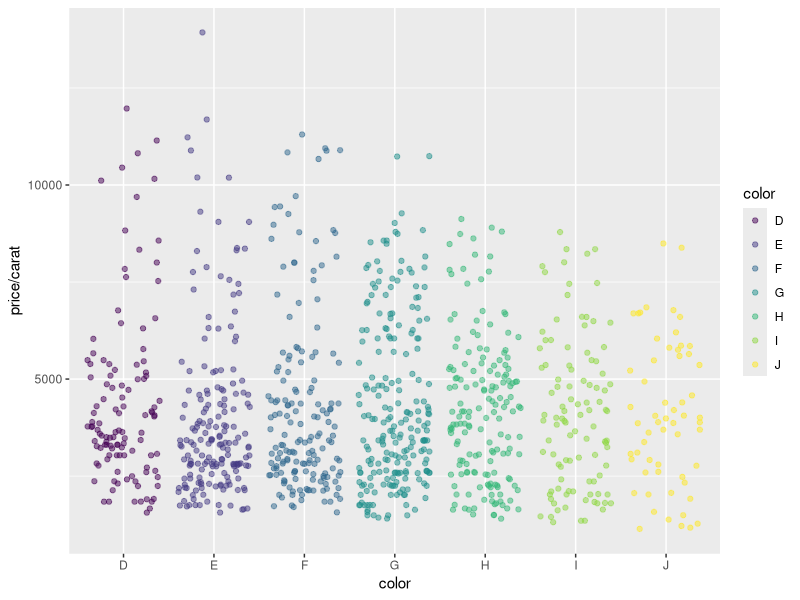
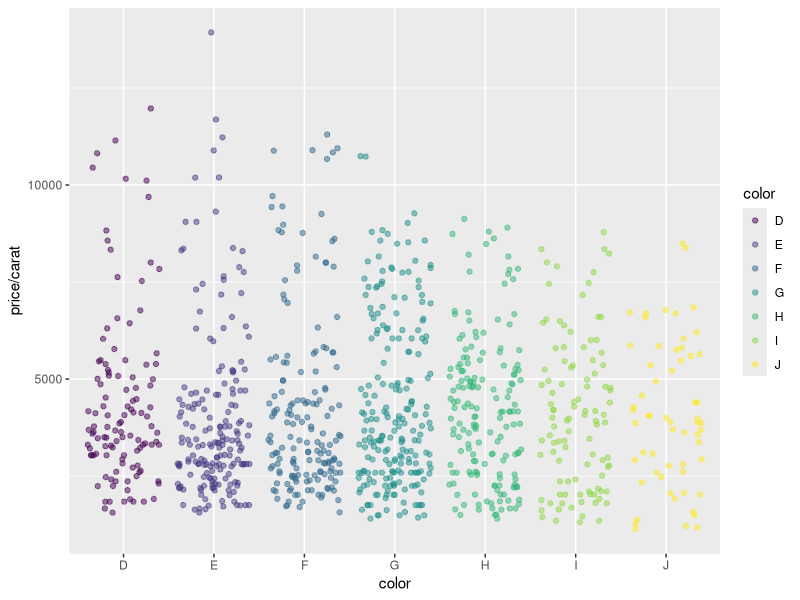

These charts were generated, in order, by the following R code:
## ----install_rmarkdown, eval=FALSE---------------------------------------
## install.packages("rmarkdown")

## ----render_rmarkdown, eval=FALSE, message=FALSE-------------------------
## rmarkdown::render("sample.Rmd", clean=TRUE, output_format=c("pdf_document", "html_document"))
## 

## ----render_commandline, eval=FALSE, message=FALSE, engine="sh"----------
## $ Rscript -e "rmarkdown::render('sample.Rmd', output_format=c('pdf_document', 'html_document'), clean=TRUE)"
## $ Rscript -e "knitr::knit('sample.Rmd', tangle=TRUE)"

## ----render_makefile, eval=FALSE, message=FALSE, engine="sh"-------------
## $ make -B

## ----kable---------------------------------------------------------------
library(knitr)
kable(iris[1:12,])

## ----some_jitter_plot, eval=TRUE-----------------------------------------
library(ggplot2)
dsmall <- diamonds[sample(nrow(diamonds), 1000), ]
ggplot(dsmall, aes(color, price/carat)) + geom_jitter(alpha = I(1 / 2), aes(color=color))

## ----some_custom_inserted_plot, eval=TRUE, warning=FALSE, message=FALSE----
png("myplot.png")
ggplot(dsmall, aes(color, price/carat)) + geom_jitter(alpha = I(1 / 2), aes(color=color))
dev.off()

## ----git_syntax1, eval=FALSE, engine="sh"--------------------------------
## $ git <command> --help

## ----git_syntax2, eval=FALSE, engine="sh"--------------------------------
## $ git init

## ----git_syntax3, eval=FALSE, engine="sh"--------------------------------
## $ git add myfile
## $ git add -A :/ # recursively

## ----git_syntax4, eval=FALSE, engine="sh"--------------------------------
## $ git commit -am "some edits"

## ----git_syntax5, eval=FALSE, engine="sh"--------------------------------
## $ git remote add origin https://github.com/tgirke/myrepos.git

## ----git_syntax6, eval=FALSE, engine="sh"--------------------------------
## $ git push -u origin master

## ----git_syntax7, eval=FALSE, engine="sh"--------------------------------
## $ git clone git@github.com:<user_name>/<repos_name>.git

## ----git_syntax8, eval=FALSE, engine="sh"--------------------------------
## $ git pull

## ----git_syntax9, eval=FALSE, engine="sh"--------------------------------
## git commit -am "some edits"; git push -u origin master

## ----package_skeleton1, eval=FALSE---------------------------------------
## package.skeleton(name="mypackage", code_files=c("script1.R", "script2.R"))

## ----r_build_package, eval=FALSE-----------------------------------------
## $ R CMD build mypackage
## $ R CMD check mypackage_1.0.tar.gz

## ----install_package, eval=FALSE-----------------------------------------
## install.packages("mypackage_1.0.tar.gz", repos=NULL)

## ----install_package_github, eval=FALSE----------------------------------
## source("http://bioconductor.org/biocLite.R")
## biocLite("tgirke/reproducible", build_vignettes=FALSE, dependencies=FALSE)

## ----package_skeleton2, eval=FALSE---------------------------------------
## package.skeleton(name="mypackage", code_files=c("script1.R"), namespace=TRUE)

## ----build_package_tar, eval=FALSE---------------------------------------
## system("R CMD build mypackage")

## ----install_package_tar, eval=FALSE-------------------------------------
## install.packages("mypackage_1.0.tar.gz", repos=NULL, type="source")
## library(mypackage)
## ?myMAcomp # Opens help for function defined by mypackage

## ----bioparallel_singlemachine, eval=FALSE-------------------------------
## library(BiocParallel)
## df <- iris[,1:4]
## f <- function(x) rowMeans(df[x,])
## bplist <- bplapply(seq(along=df[,1]), f, BPPARAM = MulticoreParam(workers=2))
## bplist(unlist)

## ----bioparallel_cluster, eval=FALSE-------------------------------------
## library(BiocParallel); library(BatchJobs)
## df <- iris[1:20,1:4st(bplist)]
## f <- function(x) {
##     df <- iris[1:20,1:4]
##     rowMeans(df[x,])
## }
## funs <- makeClusterFunctionsTorque("torque.tmpl")
## param <- BatchJobsParam(length(df[,1]), resources=list(walltime="20:00:00", nodes="1:ppn=1", memory="6gb"), cluster.functions=funs)
## register(param)
## bplist <- bplapply(seq_along(df[,1]), f)

## ----sessionInfo---------------------------------------------------------
sessionInfo()

